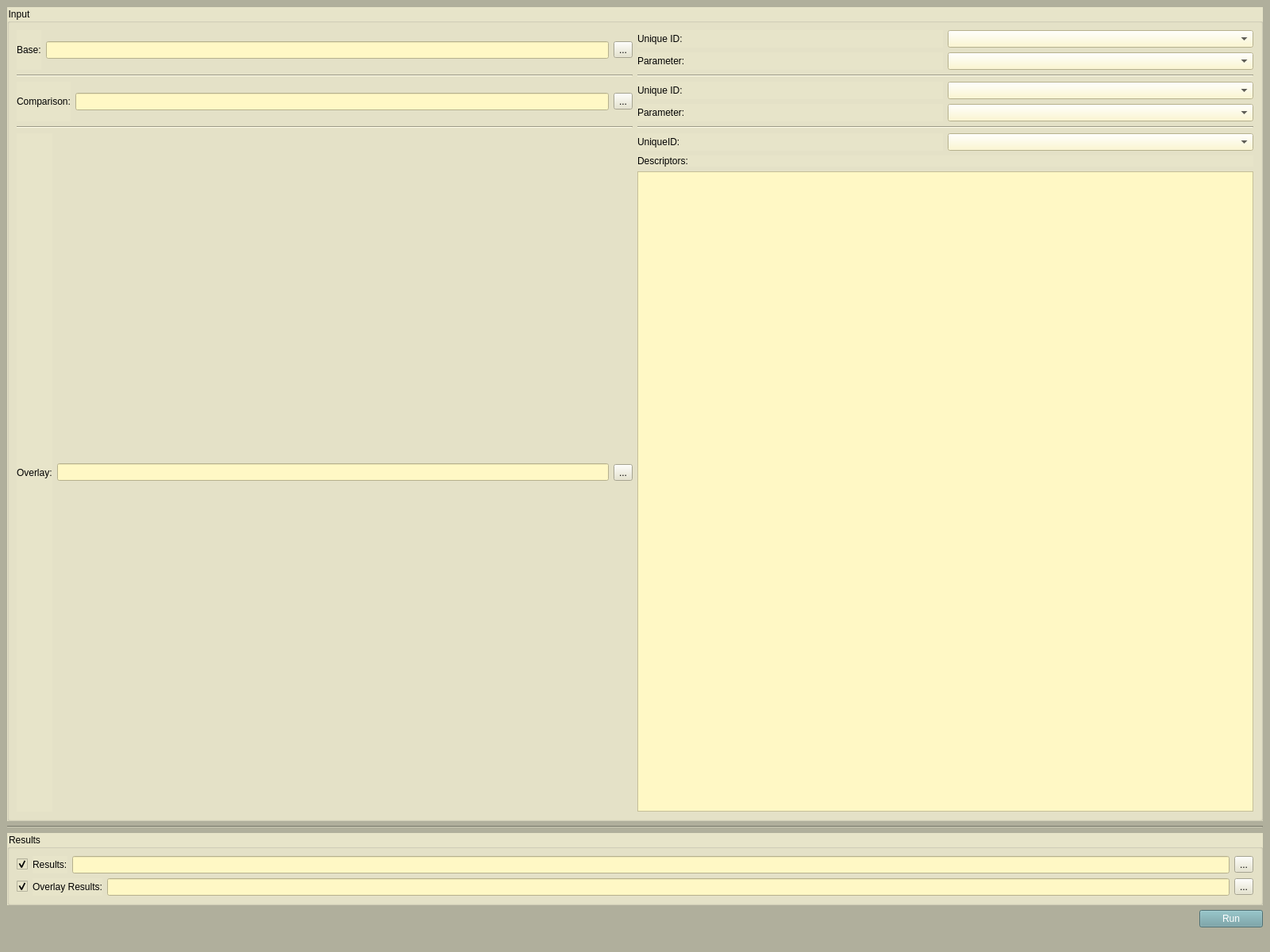
<?xml version="1.0" encoding="UTF-8"?>
<ui version="4.0">
 <class>MainWindow</class>
 <widget class="QMainWindow" name="MainWindow">
  <property name="geometry">
   <rect>
    <x>0</x>
    <y>0</y>
    <width>1600</width>
    <height>1200</height>
   </rect>
  </property>
  <property name="sizePolicy">
   <sizepolicy hsizetype="Minimum" vsizetype="Minimum">
    <horstretch>0</horstretch>
    <verstretch>0</verstretch>
   </sizepolicy>
  </property>
  <property name="minimumSize">
   <size>
    <width>1600</width>
    <height>1200</height>
   </size>
  </property>
  <property name="windowTitle">
   <string>Property Value Analyzer</string>
  </property>
  <property name="styleSheet">
   <string notr="true">background-color: rgb(176, 175, 156);</string>
  </property>
  <widget class="QWidget" name="centralwidget">
   <layout class="QVBoxLayout" name="verticalLayout">
    <item>
     <widget class="QGroupBox" name="inputGB">
      <property name="font">
       <font>
        <weight>50</weight>
        <bold>false</bold>
       </font>
      </property>
      <property name="styleSheet">
       <string notr="true">background-color: rgb(231, 228, 201);</string>
      </property>
      <property name="title">
       <string>Input</string>
      </property>
      <layout class="QGridLayout" name="gridLayout">
       <item row="0" column="0">
        <layout class="QHBoxLayout" name="horizontalLayout">
         <item>
          <widget class="QLabel" name="baseLbl">
           <property name="text">
            <string>Base:</string>
           </property>
          </widget>
         </item>
         <item>
          <widget class="QLineEdit" name="baseLE">
           <property name="cursor">
            <cursorShape>PointingHandCursor</cursorShape>
           </property>
           <property name="styleSheet">
            <string notr="true">background-color: rgb(255, 248, 197);</string>
           </property>
          </widget>
         </item>
         <item>
          <widget class="QToolButton" name="baseTB">
           <property name="cursor">
            <cursorShape>PointingHandCursor</cursorShape>
           </property>
           <property name="text">
            <string>...</string>
           </property>
          </widget>
         </item>
        </layout>
       </item>
       <item row="4" column="0">
        <layout class="QHBoxLayout" name="horizontalLayout_3">
         <item>
          <widget class="QLabel" name="overlayLbl">
           <property name="text">
            <string>Overlay:</string>
           </property>
          </widget>
         </item>
         <item>
          <widget class="QLineEdit" name="overlayLE">
           <property name="cursor">
            <cursorShape>PointingHandCursor</cursorShape>
           </property>
           <property name="styleSheet">
            <string notr="true">background-color: rgb(255, 248, 197);</string>
           </property>
          </widget>
         </item>
         <item>
          <widget class="QToolButton" name="overlayTB">
           <property name="cursor">
            <cursorShape>PointingHandCursor</cursorShape>
           </property>
           <property name="text">
            <string>...</string>
           </property>
          </widget>
         </item>
        </layout>
       </item>
       <item row="2" column="1">
        <layout class="QVBoxLayout" name="verticalLayout_4">
         <item>
          <layout class="QHBoxLayout" name="horizontalLayout_8">
           <item>
            <widget class="QLabel" name="comparisonCBLbl">
             <property name="text">
              <string>Unique ID:</string>
             </property>
            </widget>
           </item>
           <item>
            <widget class="QComboBox" name="comparisonCB">
             <property name="cursor">
              <cursorShape>PointingHandCursor</cursorShape>
             </property>
             <property name="styleSheet">
              <string notr="true">background-color: rgb(255, 248, 197);</string>
             </property>
            </widget>
           </item>
          </layout>
         </item>
         <item>
          <layout class="QHBoxLayout" name="horizontalLayout_10">
           <item>
            <widget class="QLabel" name="comparisonParamLbl">
             <property name="text">
              <string>Parameter:</string>
             </property>
            </widget>
           </item>
           <item>
            <widget class="QComboBox" name="comparisonParamCB">
             <property name="cursor">
              <cursorShape>PointingHandCursor</cursorShape>
             </property>
             <property name="styleSheet">
              <string notr="true">background-color: rgb(255, 248, 197);</string>
             </property>
            </widget>
           </item>
          </layout>
         </item>
        </layout>
       </item>
       <item row="2" column="0">
        <layout class="QHBoxLayout" name="horizontalLayout_2">
         <item>
          <widget class="QLabel" name="comparisonLbl">
           <property name="text">
            <string>Comparison:</string>
           </property>
          </widget>
         </item>
         <item>
          <widget class="QLineEdit" name="comparisonLE">
           <property name="cursor">
            <cursorShape>PointingHandCursor</cursorShape>
           </property>
           <property name="styleSheet">
            <string notr="true">background-color: rgb(255, 248, 197);</string>
           </property>
          </widget>
         </item>
         <item>
          <widget class="QToolButton" name="comparisonTB">
           <property name="cursor">
            <cursorShape>PointingHandCursor</cursorShape>
           </property>
           <property name="text">
            <string>...</string>
           </property>
          </widget>
         </item>
        </layout>
       </item>
       <item row="4" column="1">
        <layout class="QVBoxLayout" name="verticalLayout_2">
         <item>
          <layout class="QHBoxLayout" name="horizontalLayout_9">
           <item>
            <widget class="QLabel" name="overlayCBLbl">
             <property name="text">
              <string>UniqueID:</string>
             </property>
            </widget>
           </item>
           <item>
            <widget class="QComboBox" name="overlayCB">
             <property name="cursor">
              <cursorShape>PointingHandCursor</cursorShape>
             </property>
             <property name="styleSheet">
              <string notr="true">background-color: rgb(255, 248, 197);</string>
             </property>
            </widget>
           </item>
          </layout>
         </item>
         <item>
          <widget class="QLabel" name="overlayDescriptorsLbl">
           <property name="text">
            <string>Descriptors:</string>
           </property>
          </widget>
         </item>
         <item>
          <widget class="QListView" name="overlayDescriptorsLV">
           <property name="styleSheet">
            <string notr="true">background-color: rgb(255, 248, 197);</string>
           </property>
          </widget>
         </item>
        </layout>
       </item>
       <item row="0" column="1">
        <layout class="QVBoxLayout" name="verticalLayout_5">
         <item>
          <layout class="QHBoxLayout" name="horizontalLayout_7">
           <item>
            <widget class="QLabel" name="baseCBLbl">
             <property name="text">
              <string>Unique ID:</string>
             </property>
            </widget>
           </item>
           <item>
            <widget class="QComboBox" name="baseCB">
             <property name="cursor">
              <cursorShape>PointingHandCursor</cursorShape>
             </property>
             <property name="styleSheet">
              <string notr="true">background-color: rgb(255, 248, 197);</string>
             </property>
            </widget>
           </item>
          </layout>
         </item>
         <item>
          <layout class="QHBoxLayout" name="horizontalLayout_11">
           <item>
            <widget class="QLabel" name="baseParamLbl">
             <property name="text">
              <string>Parameter:</string>
             </property>
            </widget>
           </item>
           <item>
            <widget class="QComboBox" name="baseParamCB">
             <property name="cursor">
              <cursorShape>PointingHandCursor</cursorShape>
             </property>
             <property name="styleSheet">
              <string notr="true">background-color: rgb(255, 248, 197);</string>
             </property>
            </widget>
           </item>
          </layout>
         </item>
        </layout>
       </item>
       <item row="1" column="0">
        <widget class="Line" name="line">
         <property name="orientation">
          <enum>Qt::Horizontal</enum>
         </property>
        </widget>
       </item>
       <item row="1" column="1">
        <widget class="Line" name="line_2">
         <property name="orientation">
          <enum>Qt::Horizontal</enum>
         </property>
        </widget>
       </item>
       <item row="3" column="0">
        <widget class="Line" name="line_3">
         <property name="orientation">
          <enum>Qt::Horizontal</enum>
         </property>
        </widget>
       </item>
       <item row="3" column="1">
        <widget class="Line" name="line_4">
         <property name="orientation">
          <enum>Qt::Horizontal</enum>
         </property>
        </widget>
       </item>
      </layout>
     </widget>
    </item>
    <item>
     <widget class="Line" name="line_5">
      <property name="orientation">
       <enum>Qt::Horizontal</enum>
      </property>
     </widget>
    </item>
    <item>
     <widget class="QGroupBox" name="resultsGB">
      <property name="styleSheet">
       <string notr="true">background-color: rgb(231, 228, 201);</string>
      </property>
      <property name="title">
       <string>Results</string>
      </property>
      <layout class="QVBoxLayout" name="verticalLayout_3">
       <item>
        <layout class="QHBoxLayout" name="horizontalLayout_4">
         <item>
          <widget class="QCheckBox" name="resultCkB">
           <property name="cursor">
            <cursorShape>PointingHandCursor</cursorShape>
           </property>
           <property name="text">
            <string/>
           </property>
           <property name="checked">
            <bool>true</bool>
           </property>
          </widget>
         </item>
         <item>
          <widget class="QLabel" name="resultLbl">
           <property name="text">
            <string>Results:</string>
           </property>
          </widget>
         </item>
         <item>
          <widget class="QLineEdit" name="resultLE">
           <property name="cursor">
            <cursorShape>PointingHandCursor</cursorShape>
           </property>
           <property name="styleSheet">
            <string notr="true">background-color: rgb(255, 248, 197);</string>
           </property>
          </widget>
         </item>
         <item>
          <widget class="QToolButton" name="resultTB">
           <property name="cursor">
            <cursorShape>PointingHandCursor</cursorShape>
           </property>
           <property name="text">
            <string>...</string>
           </property>
          </widget>
         </item>
        </layout>
       </item>
       <item>
        <layout class="QHBoxLayout" name="horizontalLayout_5">
         <item>
          <widget class="QCheckBox" name="resultOverlayCkB">
           <property name="cursor">
            <cursorShape>PointingHandCursor</cursorShape>
           </property>
           <property name="text">
            <string/>
           </property>
           <property name="checked">
            <bool>true</bool>
           </property>
          </widget>
         </item>
         <item>
          <widget class="QLabel" name="resultOverlayLbl">
           <property name="text">
            <string>Overlay Results:</string>
           </property>
          </widget>
         </item>
         <item>
          <widget class="QLineEdit" name="resultOverlayLE">
           <property name="cursor">
            <cursorShape>PointingHandCursor</cursorShape>
           </property>
           <property name="styleSheet">
            <string notr="true">background-color: rgb(255, 248, 197);</string>
           </property>
          </widget>
         </item>
         <item>
          <widget class="QToolButton" name="resultOverlayTB">
           <property name="cursor">
            <cursorShape>PointingHandCursor</cursorShape>
           </property>
           <property name="text">
            <string>...</string>
           </property>
          </widget>
         </item>
        </layout>
       </item>
      </layout>
     </widget>
    </item>
    <item>
     <layout class="QHBoxLayout" name="horizontalLayout_6">
      <item>
       <spacer name="horizontalSpacer">
        <property name="orientation">
         <enum>Qt::Horizontal</enum>
        </property>
        <property name="sizeHint" stdset="0">
         <size>
          <width>40</width>
          <height>20</height>
         </size>
        </property>
       </spacer>
      </item>
      <item>
       <widget class="QPushButton" name="runPB">
        <property name="styleSheet">
         <string notr="true">background-color: rgb(108, 157, 162);
color: rgb(255, 255, 255);</string>
        </property>
        <property name="text">
         <string>Run</string>
        </property>
       </widget>
      </item>
     </layout>
    </item>
   </layout>
  </widget>
  <widget class="QMenuBar" name="menubar">
   <property name="geometry">
    <rect>
     <x>0</x>
     <y>0</y>
     <width>1600</width>
     <height>22</height>
    </rect>
   </property>
  </widget>
  <widget class="QStatusBar" name="statusbar"/>
 </widget>
 <tabstops>
  <tabstop>baseLE</tabstop>
  <tabstop>baseTB</tabstop>
  <tabstop>baseCB</tabstop>
  <tabstop>baseParamCB</tabstop>
  <tabstop>comparisonLE</tabstop>
  <tabstop>comparisonTB</tabstop>
  <tabstop>comparisonCB</tabstop>
  <tabstop>comparisonParamCB</tabstop>
  <tabstop>overlayLE</tabstop>
  <tabstop>overlayTB</tabstop>
  <tabstop>overlayCB</tabstop>
  <tabstop>overlayDescriptorsLV</tabstop>
  <tabstop>resultCkB</tabstop>
  <tabstop>resultLE</tabstop>
  <tabstop>resultTB</tabstop>
  <tabstop>resultOverlayCkB</tabstop>
  <tabstop>resultOverlayLE</tabstop>
  <tabstop>resultOverlayTB</tabstop>
  <tabstop>runPB</tabstop>
 </tabstops>
 <resources/>
 <connections/>
</ui>
